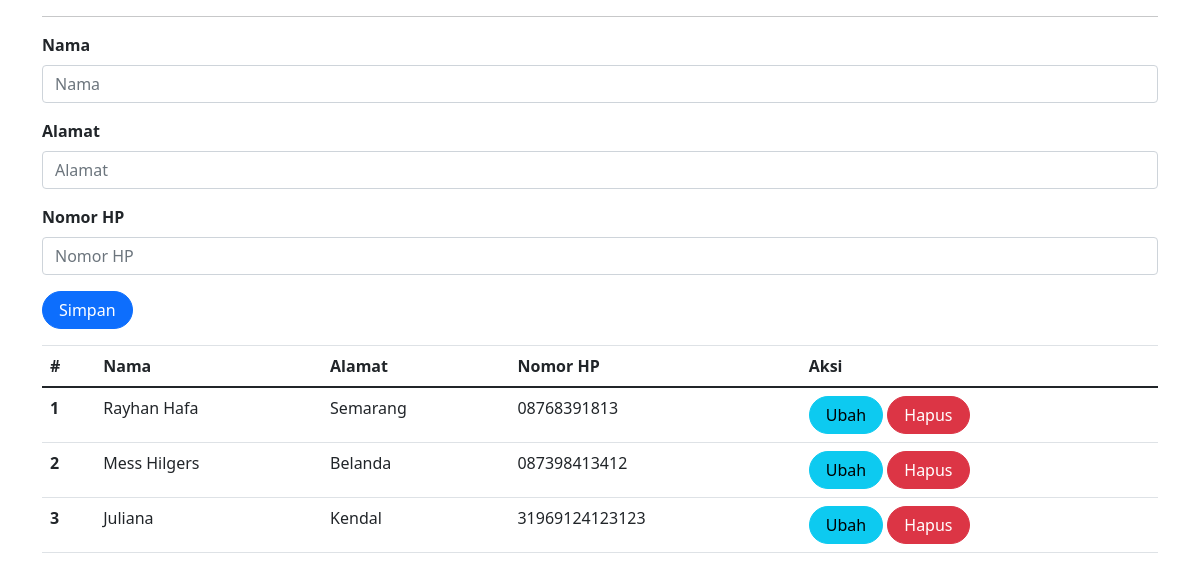
Page /pasien.php (signed in) on the committed database.
### tables this page shows
CREATE TABLE `pasien` (
  `id` int(11) NOT NULL,
  `nama` varchar(255) DEFAULT NULL,
  `alamat` varchar(255) DEFAULT NULL,
  `no_hp` varchar(50) DEFAULT NULL
);

### pasien.php (the view, shortened to what this page needs)
<?php
include_once("koneksi.php");
?>
<!DOCTYPE html>
<html lang="en">
<head>
    <link rel="stylesheet" href="assets/css/bootstrap.css">
    <link href="https://cdn.jsdelivr.net/npm/bootstrap@5.0.2/dist/css/bootstrap.min.css"
    rel="stylesheet"
>
</head>
<body>
<div class="container">
    <hr>
    <form class="form row" method="POST" action="" name="myForm" onsubmit="return validate();">
        <?php
        $nama = '';
        $alamat = '';
        $no_hp = '';
        ?>
        <div class="form-group">
            <label for="inputNama" class="form-label fw-bold">
                Nama
            </label>
            <input type="text" class="form-control" name="nama" id="inputNama" placeholder="Nama" value="<?php echo $nama; ?>">
        </div>
        <div class="form-group">
            <label for="inputAlamat" class="form-label fw-bold">
                Alamat
            </label>
            <input type="text" class="form-control" name="alamat" id="inputAlamat" placeholder="Alamat" value="<?php echo $alamat; ?>">
        </div>
        <div class="form-group">
            <label for="inputNoHP" class="form-label fw-bold">
                Nomor HP
            </label>
            <input type="text" class="form-control" name="no_hp" id="inputNoHP" placeholder="Nomor HP" value="<?php echo $no_hp; ?>">
        </div>
        <div class="form-group">
            <button type="submit" class="btn btn-primary rounded-pill px-3" name="simpan">Simpan</button>
        </div>
    </form>
    <table class="table table-hover">
        <thead>
            <tr>
                <th scope="col">#</th>
                <th scope="col">Nama</th>
                <th scope="col">Alamat</th>
                <th scope="col">Nomor HP</th>
                <th scope="col">Aksi</th>
            </tr>
        </thead>
        <tbody>
            <?php
            $result = mysqli_query(
                $mysqli,"SELECT * FROM pasien"
            );
            $no = 1;
            while ($data = mysqli_fetch_array($result)) {
            ?>
                <tr>
                    <th scope="row"><?php echo $no++ ?></th>
                    <td><?php echo $data['nama'] ?></td>
                    <td><?php echo $data['alamat'] ?></td>
                    <td><?php echo $data['no_hp'] ?></td>
                    <td>
                        <a class="btn btn-info rounded-pill px-3"
                        href="pasien.php?id=<?php echo $data['id'] ?>">Ubah
                        </a>
                        <a class="btn btn-danger rounded-pill px-3"
                        href="pasien.php?id=<?php echo $data['id'] ?>&aksi=hapus">Hapus
                        </a>
                    </td>
                </tr>
            <?php
            }
            ?>
        </tbody>
    </table>
</div>
</body>
</html>

### rows in the picture
pasien: nama "Rayhan Hafa", alamat "Semarang", no_hp "08768391813"
pasien: nama "Mess Hilgers", alamat "Belanda", no_hp "087398413412"
pasien: nama "Juliana", alamat "Kendal", no_hp "31969124123123"
